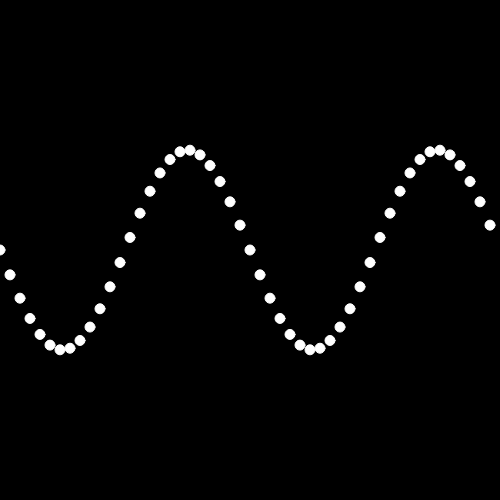
Frame 1 (no input)
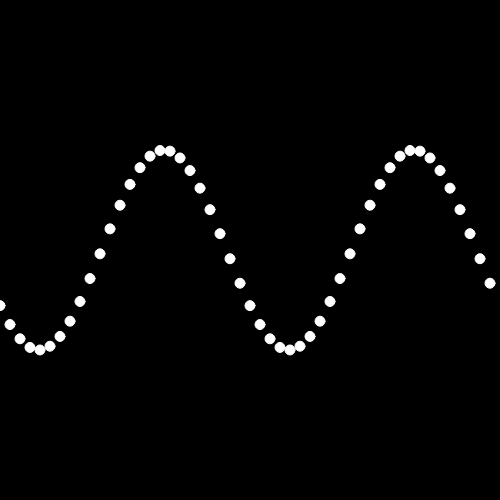
Frame 60 (no input)
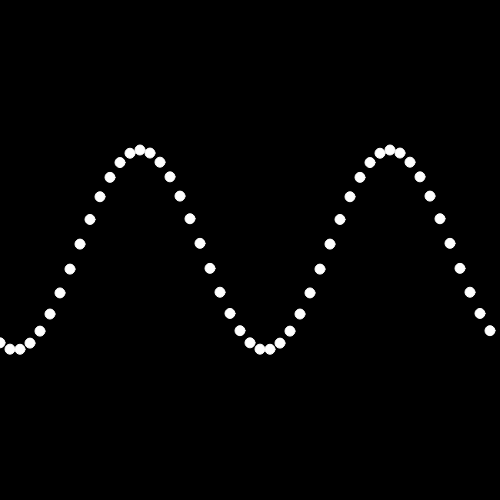
Frame 120 (the mouse pressed at the canvas centre since frame 60)

The p5.js sketch that drew these frames (run headless with seeded random() and noise() and a simulated clock; from frame 60 on, the mouse is pressed at the canvas centre):

// p5.js sketch
// ── sketch.js
var phase, amplitude, frequency, spacing;
function setup(){
    createCanvas(500,500);
    frequency = 2; //frequency defines how often the wave repeats
    amplitude = 100; //amplitude defines the range
    phase = 0; //phase defines the starting position
    spacing = 10; //spacing between dots
}
function draw(){
    background(0);
    stroke(255);
    translate(0, height/2);
    for(var x = 0; x < width; x+=spacing){
        //calculate the angle based on x position
        var angle = map(x, 0, width, 0, TWO_PI);
        //calculate y position
        var y = sin(angle*frequency+phase)*amplitude;
        ellipse(x,y,10);
    }
    //move the wave along by changing phase
    phase+=0.01;
}
